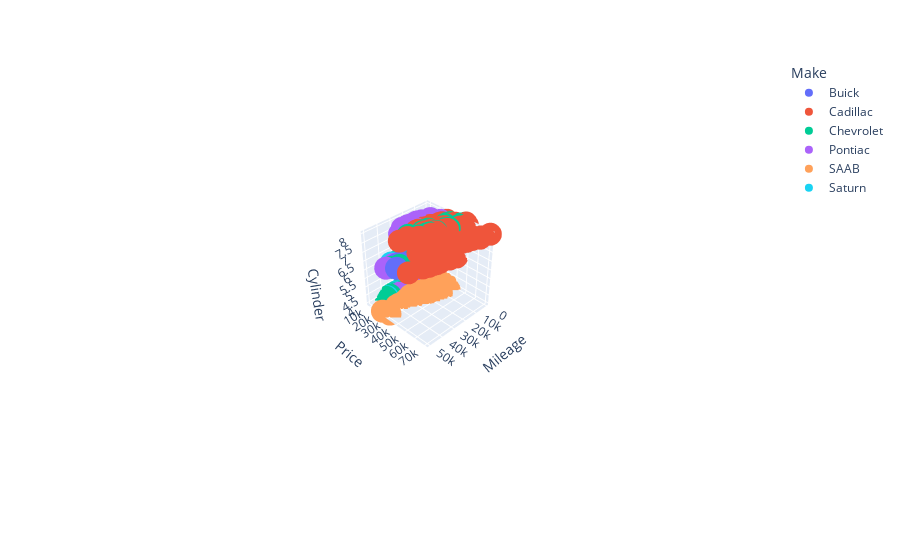

Notebook code cell kept with this figure:
### Code cell
px.scatter_3d(df, x="Mileage", y="Price", z="Cylinder", color="Make")
